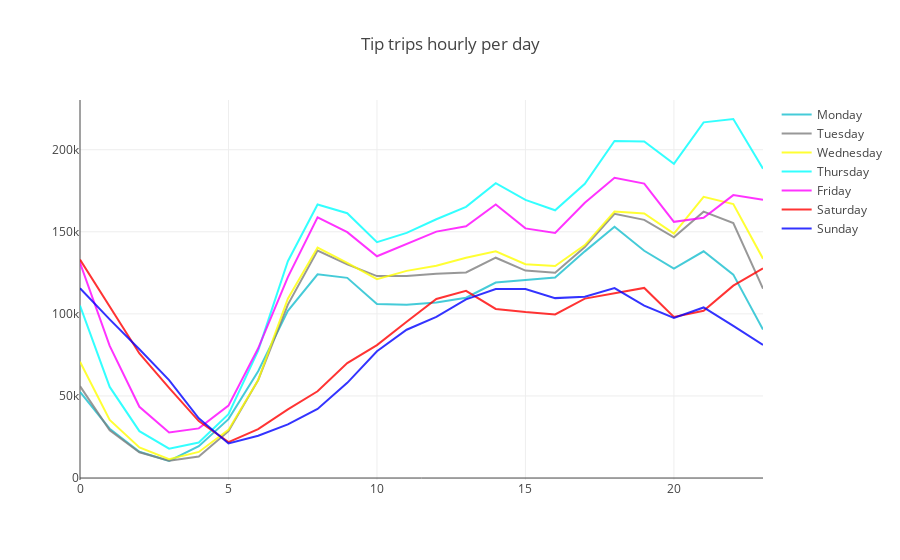

Source (notebook cell):
### Code cell
summary_day_hour_tip = pd.DataFrame(sub_df.groupby(['tpep_pickup_datetime_day','tpep_pickup_datetime_hour'])['tip_amount'].sum())
#summary_day_hour_rides = summary_day_hour_rides.rename(columns = {0:'Number of Trips'})
summary_day_hour_tip.reset_index(level=0, inplace=True)




Monday = go.Scatter(
                x=summary_day_hour_tip[summary_day_hour_tip['tpep_pickup_datetime_day'] == 'Monday'].index,
                y=summary_day_hour_tip[summary_day_hour_tip['tpep_pickup_datetime_day'] == 'Monday']['tip_amount'],
                name = "Monday",
                line = dict(color = '#17BECF'),
                opacity = 0.8)

Tuesday = go.Scatter(
                x=summary_day_hour_tip[summary_day_hour_tip['tpep_pickup_datetime_day'] == 'Tuesday'].index,
                y=summary_day_hour_tip[summary_day_hour_tip['tpep_pickup_datetime_day'] == 'Tuesday']['tip_amount'],
                name = "Tuesday",
                line = dict(color = '#7F7F7F'),
                opacity = 0.8)

Wednesday = go.Scatter(
                x=summary_day_hour_tip[summary_day_hour_tip['tpep_pickup_datetime_day'] == 'Wednesday'].index,
                y=summary_day_hour_tip[summary_day_hour_tip['tpep_pickup_datetime_day'] == 'Wednesday']['tip_amount'],
                name = "Wednesday",
                line = dict(color = '#FFFF00'),
                opacity = 0.8)

Thursday = go.Scatter(
                x=summary_day_hour_tip[summary_day_hour_tip['tpep_pickup_datetime_day'] == 'Thursday'].index,
                y=summary_day_hour_tip[summary_day_hour_tip['tpep_pickup_datetime_day'] == 'Thursday']['tip_amount'],
                name = "Thursday",
                line = dict(color = '#00FFFF'),
                opacity = 0.8)

Friday = go.Scatter(
                x=summary_day_hour_tip[summary_day_hour_tip['tpep_pickup_datetime_day'] == 'Friday'].index,
                y=summary_day_hour_tip[summary_day_hour_tip['tpep_pickup_datetime_day'] == 'Friday']['tip_amount'],
                name = "Friday",
                line = dict(color = '#FF00FF'),
                opacity = 0.8)

Saturday = go.Scatter(
                x=summary_day_hour_tip[summary_day_hour_tip['tpep_pickup_datetime_day'] == 'Saturday'].index,
                y=summary_day_hour_tip[summary_day_hour_tip['tpep_pickup_datetime_day'] == 'Saturday']['tip_amount'],
                name = "Saturday",
                line = dict(color = '#FF0000'),
                opacity = 0.8)

Sunday = go.Scatter(
                x=summary_day_hour_tip[summary_day_hour_tip['tpep_pickup_datetime_day'] == 'Sunday'].index,
                y=summary_day_hour_tip[summary_day_hour_tip['tpep_pickup_datetime_day'] == 'Sunday']['tip_amount'],
                name = "Sunday",
                line = dict(color = '#0000FF'),
                opacity = 0.8)



data = [Monday, Tuesday, Wednesday , Thursday , Friday, Saturday, Sunday]

layout = dict(
    title = "Tip trips hourly per day",

)

fig = dict(data=data, layout=layout)
plotly.offline.iplot(fig, filename = "Tip trips hourly per day")

### Figure 1 — Plotly figure (JSON) as saved in the notebook; plotly's stock layout.template omitted (floating-point values rounded to 4 significant figures)
{"data": [{"line": {"color": "#17BECF"}, "name": "Monday", "opacity": 0.8, "type": "scatter", "uid": "423a98d0-680b-4321-9418-09ade5d83865", "x": [0, 1, 2, 3, 4, 5, 6, 7, 8, 9, 10, 11, 12, 13, 14, 15, 16, 17, 18, 19, 20, 21, 22, 23], "y": [52480.0, 30050.0, 16010.0, 10380.0, 19350.0, 35880.0, 65050.0, 101800.0, 124100.0, 122000.0, 106100.0, 105500.0, 107000.0, 109800.0, 119100.0, 120700.0, 122100.0, 138100.0, 153100.0, 138400.0, 127600.0, 138100.0, 123900.0, 90460.0]}, {"line": {"color": "#7F7F7F"}, "name": "Tuesday", "opacity": 0.8, "type": "scatter", "uid": "b5930959-1c89-4ef0-9f19-98c53bb6124c", "x": [0, 1, 2, 3, 4, 5, 6, 7, 8, 9, 10, 11, 12, 13, 14, 15, 16, 17, 18, 19, 20, 21, 22, 23], "y": [56000.0, 29060.0, 15670.0, 10530.0, 13160.0, 28520.0, 59640.0, 105700.0, 138600.0, 130100.0, 123000.0, 123000.0, 124500.0, 125200.0, 134200.0, 126400.0, 125100.0, 140800.0, 160900.0, 157300.0, 146700.0, 162300.0, 155300.0, 115300.0]}, {"line": {"color": "#FFFF00"}, "name": "Wednesday", "opacity": 0.8, "type": "scatter", "uid": "3cd63f23-42bf-46f1-b80e-165635892fa0", "x": [0, 1, 2, 3, 4, 5, 6, 7, 8, 9, 10, 11, 12, 13, 14, 15, 16, 17, 18, 19, 20, 21, 22, 23], "y": [70890.0, 35390.0, 18630.0, 11420.0, 15900.0, 29320.0, 59660.0, 109300.0, 140400.0, 131000.0, 121100.0, 126200.0, 129300.0, 134200.0, 138200.0, 130200.0, 129200.0, 141900.0, 162400.0, 161200.0, 148900.0, 171300.0, 166900.0, 133600.0]}, {"line": {"color": "#00FFFF"}, "name": "Thursday", "opacity": 0.8, "type": "scatter", "uid": "c3af4a7a-b099-49d9-bc59-fa1c480c7a6f", "x": [0, 1, 2, 3, 4, 5, 6, 7, 8, 9, 10, 11, 12, 13, 14, 15, 16, 17, 18, 19, 20, 21, 22, 23], "y": [105100.0, 55510.0, 28580.0, 17900.0, 21680.0, 38940.0, 77620.0, 132100.0, 166700.0, 161300.0, 143700.0, 149300.0, 157700.0, 165200.0, 179600.0, 169500.0, 163100.0, 179200.0, 205300.0, 205000.0, 191400.0, 216700.0, 218700.0, 188500.0]}, {"line": {"color": "#FF00FF"}, "name": "Friday", "opacity": 0.8, "type": "scatter", "uid": "b337ce32-44e0-44e4-8b4c-7f8b764e022c", "x": [0, 1, 2, 3, 4, 5, 6, 7, 8, 9, 10, 11, 12, 13, 14, 15, 16, 17, 18, 19, 20, 21, 22, 23], "y": [131100.0, 80500.0, 43420.0, 27740.0, 30260.0, 44110.0, 79040.0, 122400.0, 158800.0, 149800.0, 135100.0, 142600.0, 150100.0, 153300.0, 166600.0, 152100.0, 149300.0, 167700.0, 182900.0, 179400.0, 156100.0, 158600.0, 172400.0, 169600.0]}, {"line": {"color": "#FF0000"}, "name": "Saturday", "opacity": 0.8, "type": "scatter", "uid": "c6338232-cd77-4476-b04e-eec211a95ed5", "x": [0, 1, 2, 3, 4, 5, 6, 7, 8, 9, 10, 11, 12, 13, 14, 15, 16, 17, 18, 19, 20, 21, 22, 23], "y": [133100.0, 104700.0, 75880.0, 54890.0, 34720.0, 21890.0, 29780.0, 41860.0, 52850.0, 70020.0, 80960.0, 95250.0, 109100.0, 114000.0, 103000.0, 101100.0, 99700.0, 109300.0, 112400.0, 115800.0, 98120.0, 101900.0, 117200.0, 127700.0]}, {"line": {"color": "#0000FF"}, "name": "Sunday", "opacity": 0.8, "type": "scatter", "uid": "40aa71e4-2312-4ee4-aab2-6111cf458731", "x": [0, 1, 2, 3, 4, 5, 6, 7, 8, 9, 10, 11, 12, 13, 14, 15, 16, 17, 18, 19, 20, 21, 22, 23], "y": [115600.0, 96690.0, 78470.0, 59670.0, 36420.0, 21060.0, 25740.0, 32680.0, 42120.0, 57980.0, 77210.0, 90360.0, 98150.0, 108900.0, 115100.0, 115200.0, 109600.0, 110500.0, 115700.0, 105000.0, 97490.0, 103900.0, 92640.0, 81060.0]}], "layout": {"title": {"text": "Tip trips hourly per day"}}}
